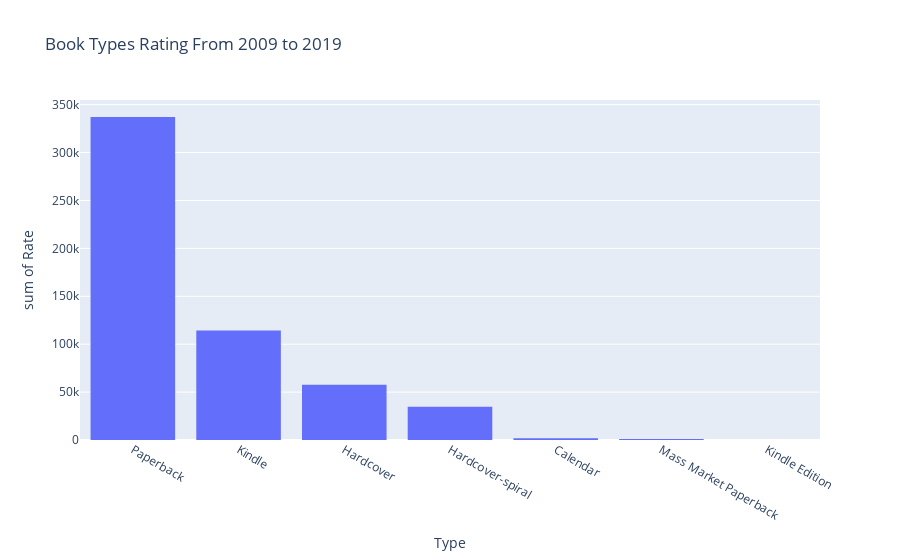

The notebook cell saved with this chart:
### Code cell
# Histogram to show book type and the sum of ratings
fig1 = px.histogram(RatedBiggerValues, x='Type', y='Rate', title='Book Types Rating From 2009 to 2019')
fig1

### Figure 1 — Plotly figure (JSON) as saved in the notebook; plotly's stock layout.template omitted (floating-point values rounded to 4 significant figures; data arrays with more than 128 entries replaced by an {"elided": "..."} marker saying what was removed)
{"data": [{"alignmentgroup": "True", "bingroup": "x", "histfunc": "sum", "hovertemplate": "Type=%{x}<br>sum of Rate=%{y}<extra></extra>", "legendgroup": "", "marker": {"color": "#636efa", "pattern": {"shape": ""}}, "name": "", "offsetgroup": "", "orientation": "v", "showlegend": false, "type": "histogram", "x": {"elided": "140 str values"}, "xaxis": "x", "y": {"elided": "140 int values"}, "yaxis": "y"}], "layout": {"barmode": "relative", "legend": {"tracegroupgap": 0}, "title": {"text": "Book Types Rating From 2009 to 2019"}, "xaxis": {"anchor": "y", "domain": [0, 1], "title": {"text": "Type"}}, "yaxis": {"anchor": "x", "domain": [0, 1], "title": {"text": "sum of Rate"}}}}
